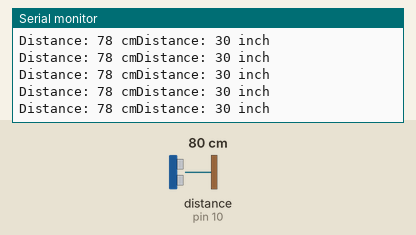
Bench run of a sketch on a simulated Arduino Uno, built with avr-gcc and run on an emulated ATmega328P. Shown: the last lines printed to the serial monitor. Wiring (inferred from the names in the program): ultrasonic range finder: trigger pin 9; echo pin 10. The test bench sets the inputs (shaded band); at power-on: distance to the obstacle (sensor on pin 10) 80 cm. The echo pulse lasts 58.3 µs per cm.

Above: at 1.2 s.
1.3 s: distance to the obstacle (sensor on pin 10) set to 2 cm
At 2.2 s:
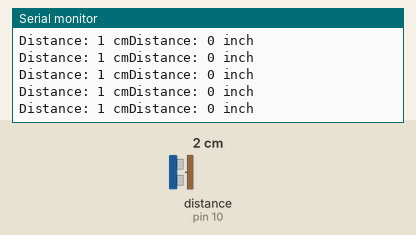
4.3 s: distance to the obstacle (sensor on pin 10) set to 18 cm
At 5.4 s:
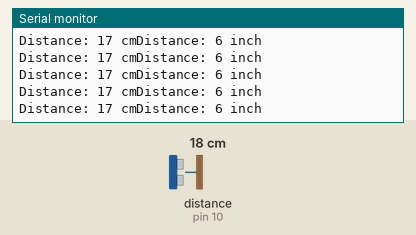
7.3 s: distance to the obstacle (sensor on pin 10) set to 4 cm
At 8.0 s:
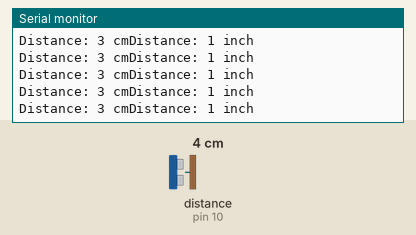
10.3 s: distance to the obstacle (sensor on pin 10) set to 35 cm
At 11.0 s:
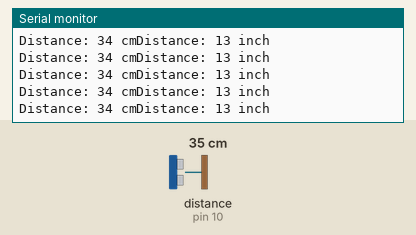
13.3 s: distance to the obstacle (sensor on pin 10) set to 120 cm
At 13.8 s:
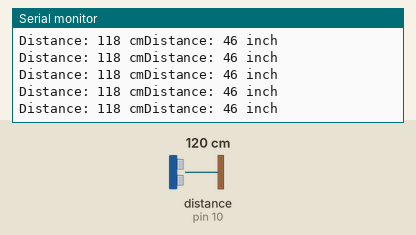
16.3 s: distance to the obstacle (sensor on pin 10) set to 9 cm
At 17.1 s:
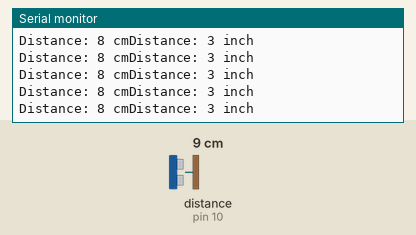
Timing chart, 0 to 19.3 s (numbered marks = the images above; inputs shaded):
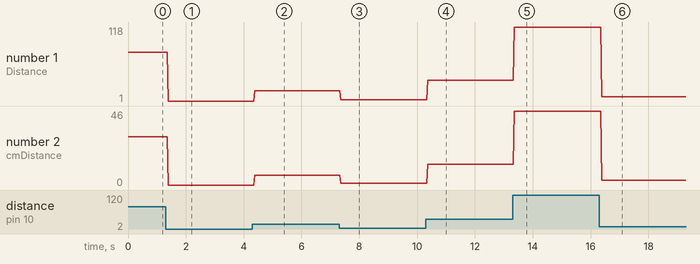

Measured:
- after the input at 1.3 s, the serial monitor: prints a new line after 0.08 s (image 1)
- after the input at 4.3 s, the serial monitor: prints a new line after 0.08 s (image 2)
- after the input at 7.3 s, the serial monitor: prints a new line after 0.07 s (image 3)
- after the input at 10.3 s, the serial monitor: prints a new line after 0.06 s (image 4)
- after the input at 13.3 s, the serial monitor: prints a new line after 0.07 s (image 5)
- after the input at 16.3 s, the serial monitor: prints a new line after 0.09 s (image 6)
- plotted number 1: 78 → 1 after the input at 1.3 s, 1 → 17 after the input at 4.3 s, 17 → 3 after the input at 7.3 s, 3 → 34 after the input at 10.3 s, 34 → 118 after the input at 13.3 s
- plotted number 2: 30 → 0 after the input at 1.3 s, 0 → 6 after the input at 4.3 s, 1 → 13 after the input at 10.3 s, 13 → 46 after the input at 13.3 s, 46 → 3 after the input at 16.3 s

The sketch:

07_Ultrasonic.ino
```cpp
// (licence header left out)
const int trigPin = 9;
const int echoPin = 10;
long duration;
int distanceCm, distanceInch;
void setup() {

pinMode(trigPin, OUTPUT);
pinMode(echoPin, INPUT);

Serial.begin(9600);
}
void loop() {
digitalWrite(trigPin, LOW);
delayMicroseconds(2);
digitalWrite(trigPin, HIGH);
delayMicroseconds(10);
digitalWrite(trigPin, LOW);
duration = pulseIn(echoPin, HIGH);
distanceCm= duration*0.034/2;
distanceInch = duration*0.0133/2;

Serial.print("Distance: "); // Prints string "Distance" on the LCD
Serial.print(distanceCm); // Prints the distance value from the sensor
Serial.print(" cm");
delay(10);

Serial.print("Distance: ");
Serial.print(distanceInch);
Serial.println(" inch");
delay(10);
}
```
